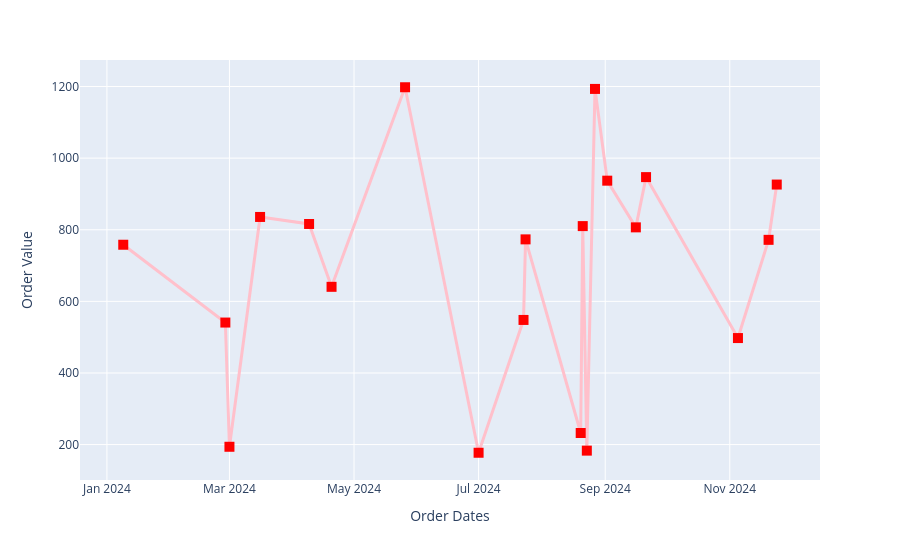

Write notebook code for a chart like this one.
### Code cell
fig3 = px.line(food20, x='in_order_dates', y='order_value', markers=True, labels=dict(in_order_dates = 'Order Dates', order_value = 'Order Value'))

fig3.update_traces(marker=dict(color='red', size= 10, symbol= 'square'), line=dict(width=3, color='pink'))
fig3.show()

### Figure 1 — Plotly figure (JSON) as saved in the notebook; plotly's stock layout.template omitted (floating-point values rounded to 4 significant figures)
{"data": [{"hovertemplate": "Order Dates=%{x}<br>Order Value=%{y}<extra></extra>", "legendgroup": "", "line": {"color": "pink", "dash": "solid", "width": 3}, "marker": {"color": "red", "size": 10, "symbol": "square"}, "mode": "lines+markers", "name": "", "orientation": "v", "showlegend": false, "type": "scatter", "x": ["2024-01-09T00:00:00.000000000", "2024-02-28T00:00:00.000000000", "2024-03-01T00:00:00.000000000", "2024-03-16T00:00:00.000000000", "2024-04-09T00:00:00.000000000", "2024-04-20T00:00:00.000000000", "2024-05-26T00:00:00.000000000", "2024-07-01T00:00:00.000000000", "2024-07-23T00:00:00.000000000", "2024-07-24T00:00:00.000000000", "2024-08-20T00:00:00.000000000", "2024-08-21T00:00:00.000000000", "2024-08-23T00:00:00.000000000", "2024-08-27T00:00:00.000000000", "2024-09-02T00:00:00.000000000", "2024-09-16T00:00:00.000000000", "2024-09-21T00:00:00.000000000", "2024-11-05T00:00:00.000000000", "2024-11-20T00:00:00.000000000", "2024-11-24T00:00:00.000000000"], "xaxis": "x", "y": [758.1, 540.8, 193.9, 835.8, 816.1, 640.6, 1198.0, 177.2, 548.1, 773.1, 232.3, 810.2, 183.1, 1193.0, 937.1, 806.7, 947.0, 497.5, 771.8, 926.2], "yaxis": "y"}], "layout": {"legend": {"tracegroupgap": 0}, "margin": {"t": 60}, "xaxis": {"anchor": "y", "domain": [0, 1], "title": {"text": "Order Dates"}}, "yaxis": {"anchor": "x", "domain": [0, 1], "title": {"text": "Order Value"}}}}
